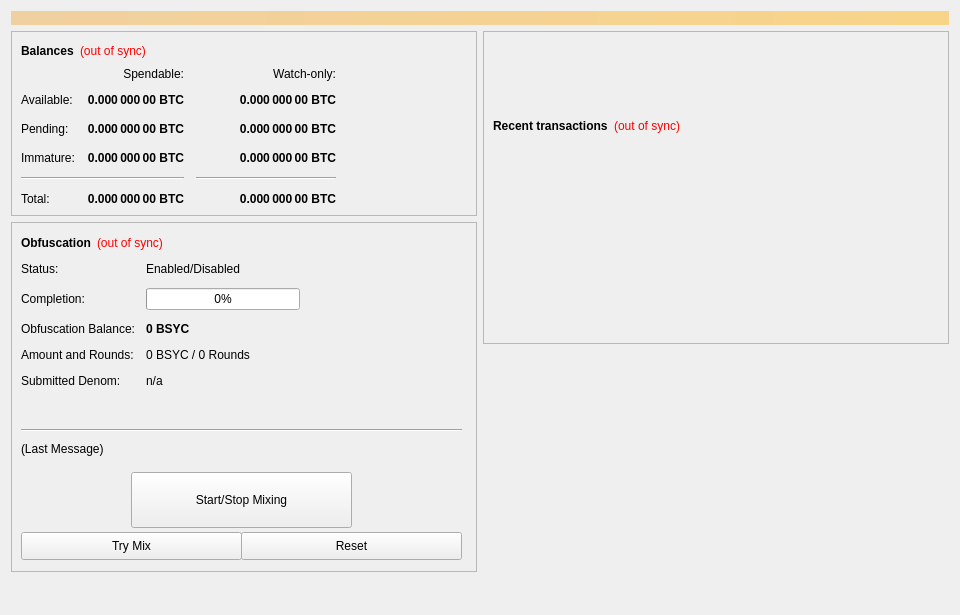
<?xml version="1.0" encoding="UTF-8"?>
<ui version="4.0">
 <class>OverviewPage</class>
 <widget class="QWidget" name="OverviewPage">
  <property name="geometry">
   <rect>
    <x>0</x>
    <y>0</y>
    <width>960</width>
    <height>615</height>
   </rect>
  </property>
  <property name="minimumSize">
   <size>
    <width>960</width>
    <height>0</height>
   </size>
  </property>
  <property name="windowTitle">
   <string>Form</string>
  </property>
  <layout class="QVBoxLayout" name="topLayout">
   <item>
    <widget class="QLabel" name="labelAlerts">
     <property name="visible">
      <bool>false</bool>
     </property>
     <property name="styleSheet">
      <string notr="true">background-color: qlineargradient(x1: 0, y1: 0, x2: 1, y2: 0, stop:0 #F0D0A0, stop:1 #F8D488); color:#000000;</string>
     </property>
     <property name="wordWrap">
      <bool>true</bool>
     </property>
     <property name="margin">
      <number>3</number>
     </property>
    </widget>
   </item>
   <item>
    <layout class="QHBoxLayout" name="horizontalLayout" stretch="1,1">
     <item>
      <layout class="QVBoxLayout" name="verticalLayout_2">
       <item>
        <widget class="QFrame" name="frame">
         <property name="frameShape">
          <enum>QFrame::StyledPanel</enum>
         </property>
         <property name="frameShadow">
          <enum>QFrame::Raised</enum>
         </property>
         <layout class="QVBoxLayout" name="verticalLayout_4">
          <item>
           <layout class="QHBoxLayout" name="horizontalLayout_4">
            <item>
             <widget class="QLabel" name="label_5">
              <property name="font">
               <font>
                <weight>75</weight>
                <bold>true</bold>
               </font>
              </property>
              <property name="text">
               <string>Balances</string>
              </property>
             </widget>
            </item>
            <item>
             <widget class="QLabel" name="labelWalletStatus">
              <property name="cursor">
               <cursorShape>WhatsThisCursor</cursorShape>
              </property>
              <property name="toolTip">
               <string>The displayed information may be out of date. Your wallet automatically synchronizes with the BaisycCoin network after a connection is established, but this process has not completed yet.</string>
              </property>
              <property name="styleSheet">
               <string notr="true">QLabel { color: red; }</string>
              </property>
              <property name="text">
               <string notr="true">(out of sync)</string>
              </property>
              <property name="alignment">
               <set>Qt::AlignLeading|Qt::AlignLeft|Qt::AlignVCenter</set>
              </property>
             </widget>
            </item>
            <item>
             <spacer name="horizontalSpacer_3">
              <property name="orientation">
               <enum>Qt::Horizontal</enum>
              </property>
              <property name="sizeHint" stdset="0">
               <size>
                <width>40</width>
                <height>20</height>
               </size>
              </property>
             </spacer>
            </item>
           </layout>
          </item>
          <item>
           <layout class="QGridLayout" name="gridLayout">
            <property name="spacing">
             <number>12</number>
            </property>
            <item row="2" column="2">
             <widget class="QLabel" name="labelWatchPending">
              <property name="font">
               <font>
                <weight>75</weight>
                <bold>true</bold>
               </font>
              </property>
              <property name="cursor">
               <cursorShape>IBeamCursor</cursorShape>
              </property>
              <property name="toolTip">
               <string>Unconfirmed transactions to watch-only addresses</string>
              </property>
              <property name="text">
               <string notr="true">0.000 000 00 BTC</string>
              </property>
              <property name="alignment">
               <set>Qt::AlignRight|Qt::AlignTrailing|Qt::AlignVCenter</set>
              </property>
              <property name="textInteractionFlags">
               <set>Qt::LinksAccessibleByMouse|Qt::TextSelectableByKeyboard|Qt::TextSelectableByMouse</set>
              </property>
             </widget>
            </item>
            <item row="2" column="1">
             <widget class="QLabel" name="labelUnconfirmed">
              <property name="font">
               <font>
                <weight>75</weight>
                <bold>true</bold>
               </font>
              </property>
              <property name="cursor">
               <cursorShape>IBeamCursor</cursorShape>
              </property>
              <property name="toolTip">
               <string>Total of transactions that have yet to be confirmed, and do not yet count toward the spendable balance</string>
              </property>
              <property name="text">
               <string notr="true">0.000 000 00 BTC</string>
              </property>
              <property name="alignment">
               <set>Qt::AlignRight|Qt::AlignTrailing|Qt::AlignVCenter</set>
              </property>
              <property name="textInteractionFlags">
               <set>Qt::LinksAccessibleByMouse|Qt::TextSelectableByKeyboard|Qt::TextSelectableByMouse</set>
              </property>
             </widget>
            </item>
            <item row="3" column="2">
             <widget class="QLabel" name="labelWatchImmature">
              <property name="font">
               <font>
                <weight>75</weight>
                <bold>true</bold>
               </font>
              </property>
              <property name="cursor">
               <cursorShape>IBeamCursor</cursorShape>
              </property>
              <property name="toolTip">
               <string>Staked or masternode rewards in watch-only addresses that has not yet matured</string>
              </property>
              <property name="text">
               <string notr="true">0.000 000 00 BTC</string>
              </property>
              <property name="alignment">
               <set>Qt::AlignRight|Qt::AlignTrailing|Qt::AlignVCenter</set>
              </property>
              <property name="textInteractionFlags">
               <set>Qt::LinksAccessibleByMouse|Qt::TextSelectableByKeyboard|Qt::TextSelectableByMouse</set>
              </property>
             </widget>
            </item>
            <item row="4" column="0" colspan="2">
             <widget class="Line" name="lineSpendableBalance">
              <property name="orientation">
               <enum>Qt::Horizontal</enum>
              </property>
             </widget>
            </item>
            <item row="4" column="2">
             <widget class="Line" name="lineWatchBalance">
              <property name="sizePolicy">
               <sizepolicy hsizetype="Preferred" vsizetype="Fixed">
                <horstretch>0</horstretch>
                <verstretch>0</verstretch>
               </sizepolicy>
              </property>
              <property name="minimumSize">
               <size>
                <width>140</width>
                <height>0</height>
               </size>
              </property>
              <property name="orientation">
               <enum>Qt::Horizontal</enum>
              </property>
             </widget>
            </item>
            <item row="5" column="0">
             <widget class="QLabel" name="labelTotalText">
              <property name="text">
               <string>Total:</string>
              </property>
             </widget>
            </item>
            <item row="3" column="1">
             <widget class="QLabel" name="labelImmature">
              <property name="font">
               <font>
                <weight>75</weight>
                <bold>true</bold>
               </font>
              </property>
              <property name="cursor">
               <cursorShape>IBeamCursor</cursorShape>
              </property>
              <property name="toolTip">
               <string>Staked or masternode rewards that has not yet matured</string>
              </property>
              <property name="text">
               <string notr="true">0.000 000 00 BTC</string>
              </property>
              <property name="alignment">
               <set>Qt::AlignRight|Qt::AlignTrailing|Qt::AlignVCenter</set>
              </property>
              <property name="textInteractionFlags">
               <set>Qt::LinksAccessibleByMouse|Qt::TextSelectableByKeyboard|Qt::TextSelectableByMouse</set>
              </property>
             </widget>
            </item>
            <item row="2" column="3">
             <spacer name="horizontalSpacer_2">
              <property name="orientation">
               <enum>Qt::Horizontal</enum>
              </property>
              <property name="sizeHint" stdset="0">
               <size>
                <width>40</width>
                <height>20</height>
               </size>
              </property>
             </spacer>
            </item>
            <item row="3" column="0">
             <widget class="QLabel" name="labelImmatureText">
              <property name="text">
               <string>Immature:</string>
              </property>
             </widget>
            </item>
            <item row="5" column="1">
             <widget class="QLabel" name="labelTotal">
              <property name="font">
               <font>
                <weight>75</weight>
                <bold>true</bold>
               </font>
              </property>
              <property name="cursor">
               <cursorShape>IBeamCursor</cursorShape>
              </property>
              <property name="toolTip">
               <string>Your current total balance</string>
              </property>
              <property name="text">
               <string notr="true">0.000 000 00 BTC</string>
              </property>
              <property name="alignment">
               <set>Qt::AlignRight|Qt::AlignTrailing|Qt::AlignVCenter</set>
              </property>
              <property name="textInteractionFlags">
               <set>Qt::LinksAccessibleByMouse|Qt::TextSelectableByKeyboard|Qt::TextSelectableByMouse</set>
              </property>
             </widget>
            </item>
            <item row="5" column="2">
             <widget class="QLabel" name="labelWatchTotal">
              <property name="font">
               <font>
                <weight>75</weight>
                <bold>true</bold>
               </font>
              </property>
              <property name="cursor">
               <cursorShape>IBeamCursor</cursorShape>
              </property>
              <property name="toolTip">
               <string>Current total balance in watch-only addresses</string>
              </property>
              <property name="text">
               <string notr="true">0.000 000 00 BTC</string>
              </property>
              <property name="alignment">
               <set>Qt::AlignRight|Qt::AlignTrailing|Qt::AlignVCenter</set>
              </property>
              <property name="textInteractionFlags">
               <set>Qt::LinksAccessibleByMouse|Qt::TextSelectableByKeyboard|Qt::TextSelectableByMouse</set>
              </property>
             </widget>
            </item>
            <item row="0" column="2">
             <widget class="QLabel" name="labelWatchonly">
              <property name="text">
               <string>Watch-only:</string>
              </property>
              <property name="alignment">
               <set>Qt::AlignRight|Qt::AlignTrailing|Qt::AlignVCenter</set>
              </property>
             </widget>
            </item>
            <item row="1" column="0">
             <widget class="QLabel" name="labelBalanceText">
              <property name="text">
               <string>Available:</string>
              </property>
             </widget>
            </item>
            <item row="1" column="1">
             <widget class="QLabel" name="labelBalance">
              <property name="font">
               <font>
                <weight>75</weight>
                <bold>true</bold>
               </font>
              </property>
              <property name="cursor">
               <cursorShape>IBeamCursor</cursorShape>
              </property>
              <property name="toolTip">
               <string>Your current spendable balance</string>
              </property>
              <property name="text">
               <string notr="true">0.000 000 00 BTC</string>
              </property>
              <property name="alignment">
               <set>Qt::AlignRight|Qt::AlignTrailing|Qt::AlignVCenter</set>
              </property>
              <property name="textInteractionFlags">
               <set>Qt::LinksAccessibleByMouse|Qt::TextSelectableByKeyboard|Qt::TextSelectableByMouse</set>
              </property>
             </widget>
            </item>
            <item row="1" column="2">
             <widget class="QLabel" name="labelWatchAvailable">
              <property name="font">
               <font>
                <weight>75</weight>
                <bold>true</bold>
               </font>
              </property>
              <property name="cursor">
               <cursorShape>IBeamCursor</cursorShape>
              </property>
              <property name="toolTip">
               <string>Your current balance in watch-only addresses</string>
              </property>
              <property name="text">
               <string notr="true">0.000 000 00 BTC</string>
              </property>
              <property name="alignment">
               <set>Qt::AlignRight|Qt::AlignTrailing|Qt::AlignVCenter</set>
              </property>
              <property name="textInteractionFlags">
               <set>Qt::LinksAccessibleByMouse|Qt::TextSelectableByKeyboard|Qt::TextSelectableByMouse</set>
              </property>
             </widget>
            </item>
            <item row="2" column="0">
             <widget class="QLabel" name="labelPendingText">
              <property name="text">
               <string>Pending:</string>
              </property>
             </widget>
            </item>
            <item row="0" column="1">
             <widget class="QLabel" name="labelSpendable">
              <property name="text">
               <string>Spendable:</string>
              </property>
              <property name="alignment">
               <set>Qt::AlignRight|Qt::AlignTrailing|Qt::AlignVCenter</set>
              </property>
             </widget>
            </item>
           </layout>
          </item>
         </layout>
        </widget>
       </item>
       <item>
        <widget class="QFrame" name="frameObfuscation">
         <property name="minimumSize">
          <size>
           <width>0</width>
           <height>350</height>
          </size>
         </property>
         <property name="layoutDirection">
          <enum>Qt::LeftToRight</enum>
         </property>
         <property name="frameShape">
          <enum>QFrame::StyledPanel</enum>
         </property>
         <property name="frameShadow">
          <enum>QFrame::Raised</enum>
         </property>
         <widget class="QWidget" name="formLayoutWidget">
          <property name="geometry">
           <rect>
            <x>10</x>
            <y>40</y>
            <width>451</width>
            <height>161</height>
           </rect>
          </property>
          <layout class="QFormLayout" name="formLayout">
           <property name="fieldGrowthPolicy">
            <enum>QFormLayout::AllNonFixedFieldsGrow</enum>
           </property>
           <property name="horizontalSpacing">
            <number>11</number>
           </property>
           <property name="verticalSpacing">
            <number>12</number>
           </property>
           <item row="0" column="0">
            <widget class="QLabel" name="label_6">
             <property name="text">
              <string>Status:</string>
             </property>
            </widget>
           </item>
           <item row="1" column="0">
            <widget class="QLabel" name="label_7">
             <property name="text">
              <string>Completion:</string>
             </property>
            </widget>
           </item>
           <item row="1" column="1">
            <widget class="QProgressBar" name="obfuscationProgress">
             <property name="maximumSize">
              <size>
               <width>154</width>
               <height>16777215</height>
              </size>
             </property>
             <property name="value">
              <number>0</number>
             </property>
            </widget>
           </item>
           <item row="2" column="0">
            <widget class="QLabel" name="labelAnonymizedText">
             <property name="text">
              <string>Obfuscation Balance:</string>
             </property>
            </widget>
           </item>
           <item row="2" column="1">
            <widget class="QLabel" name="labelAnonymized">
             <property name="font">
              <font>
               <weight>75</weight>
               <bold>true</bold>
              </font>
             </property>
             <property name="text">
              <string notr="true">0 BSYC</string>
             </property>
            </widget>
           </item>
           <item row="3" column="0">
            <widget class="QLabel" name="label_8">
             <property name="text">
              <string>Amount and Rounds:</string>
             </property>
            </widget>
           </item>
           <item row="3" column="1">
            <widget class="QLabel" name="labelAmountRounds">
             <property name="text">
              <string>0 BSYC / 0 Rounds</string>
             </property>
            </widget>
           </item>
           <item row="4" column="0">
            <widget class="QLabel" name="label_9">
             <property name="text">
              <string>Submitted Denom:</string>
             </property>
            </widget>
           </item>
           <item row="4" column="1">
            <widget class="QLabel" name="labelSubmittedDenom">
             <property name="toolTip">
              <string>The denominations you submitted to the Masternode.&lt;br&gt;To mix, other users must submit the exact same denominations.</string>
             </property>
             <property name="text">
              <string>n/a</string>
             </property>
            </widget>
           </item>
           <item row="0" column="1">
            <widget class="QLabel" name="obfuscationEnabled">
             <property name="text">
              <string>Enabled/Disabled</string>
             </property>
            </widget>
           </item>
          </layout>
         </widget>
         <widget class="QPushButton" name="runAutoDenom">
          <property name="geometry">
           <rect>
            <x>251</x>
            <y>17</y>
            <width>1</width>
            <height>1</height>
           </rect>
          </property>
          <property name="palette">
           <palette>
            <active>
             <colorrole role="WindowText">
              <brush brushstyle="SolidPattern">
               <color alpha="255">
                <red>0</red>
                <green>0</green>
                <blue>0</blue>
               </color>
              </brush>
             </colorrole>
             <colorrole role="Button">
              <brush brushstyle="SolidPattern">
               <color alpha="255">
                <red>239</red>
                <green>238</green>
                <blue>238</blue>
               </color>
              </brush>
             </colorrole>
             <colorrole role="Light">
              <brush brushstyle="SolidPattern">
               <color alpha="255">
                <red>255</red>
                <green>255</green>
                <blue>255</blue>
               </color>
              </brush>
             </colorrole>
             <colorrole role="Midlight">
              <brush brushstyle="SolidPattern">
               <color alpha="255">
                <red>247</red>
                <green>246</green>
                <blue>246</blue>
               </color>
              </brush>
             </colorrole>
             <colorrole role="Dark">
              <brush brushstyle="SolidPattern">
               <color alpha="255">
                <red>119</red>
                <green>119</green>
                <blue>119</blue>
               </color>
              </brush>
             </colorrole>
             <colorrole role="Mid">
              <brush brushstyle="SolidPattern">
               <color alpha="255">
                <red>159</red>
                <green>159</green>
                <blue>159</blue>
               </color>
              </brush>
             </colorrole>
             <colorrole role="Text">
              <brush brushstyle="SolidPattern">
               <color alpha="255">
                <red>0</red>
                <green>0</green>
                <blue>0</blue>
               </color>
              </brush>
             </colorrole>
             <colorrole role="BrightText">
              <brush brushstyle="SolidPattern">
               <color alpha="255">
                <red>255</red>
                <green>255</green>
                <blue>255</blue>
               </color>
              </brush>
             </colorrole>
             <colorrole role="ButtonText">
              <brush brushstyle="SolidPattern">
               <color alpha="255">
                <red>0</red>
                <green>0</green>
                <blue>0</blue>
               </color>
              </brush>
             </colorrole>
             <colorrole role="Base">
              <brush brushstyle="SolidPattern">
               <color alpha="255">
                <red>255</red>
                <green>255</green>
                <blue>255</blue>
               </color>
              </brush>
             </colorrole>
             <colorrole role="Window">
              <brush brushstyle="SolidPattern">
               <color alpha="255">
                <red>239</red>
                <green>238</green>
                <blue>238</blue>
               </color>
              </brush>
             </colorrole>
             <colorrole role="Shadow">
              <brush brushstyle="SolidPattern">
               <color alpha="255">
                <red>0</red>
                <green>0</green>
                <blue>0</blue>
               </color>
              </brush>
             </colorrole>
             <colorrole role="AlternateBase">
              <brush brushstyle="SolidPattern">
               <color alpha="255">
                <red>247</red>
                <green>246</green>
                <blue>246</blue>
               </color>
              </brush>
             </colorrole>
             <colorrole role="ToolTipBase">
              <brush brushstyle="SolidPattern">
               <color alpha="255">
                <red>255</red>
                <green>255</green>
                <blue>220</blue>
               </color>
              </brush>
             </colorrole>
             <colorrole role="ToolTipText">
              <brush brushstyle="SolidPattern">
               <color alpha="255">
                <red>0</red>
                <green>0</green>
                <blue>0</blue>
               </color>
              </brush>
             </colorrole>
            </active>
            <inactive>
             <colorrole role="WindowText">
              <brush brushstyle="SolidPattern">
               <color alpha="255">
                <red>0</red>
                <green>0</green>
                <blue>0</blue>
               </color>
              </brush>
             </colorrole>
             <colorrole role="Button">
              <brush brushstyle="SolidPattern">
               <color alpha="255">
                <red>239</red>
                <green>238</green>
                <blue>238</blue>
               </color>
              </brush>
             </colorrole>
             <colorrole role="Light">
              <brush brushstyle="SolidPattern">
               <color alpha="255">
                <red>255</red>
                <green>255</green>
                <blue>255</blue>
               </color>
              </brush>
             </colorrole>
             <colorrole role="Midlight">
              <brush brushstyle="SolidPattern">
               <color alpha="255">
                <red>247</red>
                <green>246</green>
                <blue>246</blue>
               </color>
              </brush>
             </colorrole>
             <colorrole role="Dark">
              <brush brushstyle="SolidPattern">
               <color alpha="255">
                <red>119</red>
                <green>119</green>
                <blue>119</blue>
               </color>
              </brush>
             </colorrole>
             <colorrole role="Mid">
              <brush brushstyle="SolidPattern">
               <color alpha="255">
                <red>159</red>
                <green>159</green>
                <blue>159</blue>
               </color>
              </brush>
             </colorrole>
             <colorrole role="Text">
              <brush brushstyle="SolidPattern">
               <color alpha="255">
                <red>0</red>
                <green>0</green>
                <blue>0</blue>
               </color>
              </brush>
             </colorrole>
             <colorrole role="BrightText">
              <brush brushstyle="SolidPattern">
               <color alpha="255">
                <red>255</red>
                <green>255</green>
                <blue>255</blue>
               </color>
              </brush>
             </colorrole>
             <colorrole role="ButtonText">
              <brush brushstyle="SolidPattern">
               <color alpha="255">
                <red>0</red>
                <green>0</green>
                <blue>0</blue>
               </color>
              </brush>
             </colorrole>
             <colorrole role="Base">
              <brush brushstyle="SolidPattern">
               <color alpha="255">
                <red>255</red>
                <green>255</green>
                <blue>255</blue>
               </color>
              </brush>
             </colorrole>
             <colorrole role="Window">
              <brush brushstyle="SolidPattern">
               <color alpha="255">
                <red>239</red>
                <green>238</green>
                <blue>238</blue>
               </color>
              </brush>
             </colorrole>
             <colorrole role="Shadow">
              <brush brushstyle="SolidPattern">
               <color alpha="255">
                <red>0</red>
                <green>0</green>
                <blue>0</blue>
               </color>
              </brush>
             </colorrole>
             <colorrole role="AlternateBase">
              <brush brushstyle="SolidPattern">
               <color alpha="255">
                <red>247</red>
                <green>246</green>
                <blue>246</blue>
               </color>
              </brush>
             </colorrole>
             <colorrole role="ToolTipBase">
              <brush brushstyle="SolidPattern">
               <color alpha="255">
                <red>255</red>
                <green>255</green>
                <blue>220</blue>
               </color>
              </brush>
             </colorrole>
             <colorrole role="ToolTipText">
              <brush brushstyle="SolidPattern">
               <color alpha="255">
                <red>0</red>
                <green>0</green>
                <blue>0</blue>
               </color>
              </brush>
             </colorrole>
            </inactive>
            <disabled>
             <colorrole role="WindowText">
              <brush brushstyle="SolidPattern">
               <color alpha="255">
                <red>119</red>
                <green>119</green>
                <blue>119</blue>
               </color>
              </brush>
             </colorrole>
             <colorrole role="Button">
              <brush brushstyle="SolidPattern">
               <color alpha="255">
                <red>239</red>
                <green>238</green>
                <blue>238</blue>
               </color>
              </brush>
             </colorrole>
             <colorrole role="Light">
              <brush brushstyle="SolidPattern">
               <color alpha="255">
                <red>255</red>
                <green>255</green>
                <blue>255</blue>
               </color>
              </brush>
             </colorrole>
             <colorrole role="Midlight">
              <brush brushstyle="SolidPattern">
               <color alpha="255">
                <red>247</red>
                <green>246</green>
                <blue>246</blue>
               </color>
              </brush>
             </colorrole>
             <colorrole role="Dark">
              <brush brushstyle="SolidPattern">
               <color alpha="255">
                <red>119</red>
                <green>119</green>
                <blue>119</blue>
               </color>
              </brush>
             </colorrole>
             <colorrole role="Mid">
              <brush brushstyle="SolidPattern">
               <color alpha="255">
                <red>159</red>
                <green>159</green>
                <blue>159</blue>
               </color>
              </brush>
             </colorrole>
             <colorrole role="Text">
              <brush brushstyle="SolidPattern">
               <color alpha="255">
                <red>119</red>
                <green>119</green>
                <blue>119</blue>
               </color>
              </brush>
             </colorrole>
             <colorrole role="BrightText">
              <brush brushstyle="SolidPattern">
               <color alpha="255">
                <red>255</red>
                <green>255</green>
                <blue>255</blue>
               </color>
              </brush>
             </colorrole>
             <colorrole role="ButtonText">
              <brush brushstyle="SolidPattern">
               <color alpha="255">
                <red>119</red>
                <green>119</green>
                <blue>119</blue>
               </color>
              </brush>
             </colorrole>
             <colorrole role="Base">
              <brush brushstyle="SolidPattern">
               <color alpha="255">
                <red>239</red>
                <green>238</green>
                <blue>238</blue>
               </color>
              </brush>
             </colorrole>
             <colorrole role="Window">
              <brush brushstyle="SolidPattern">
               <color alpha="255">
                <red>239</red>
                <green>238</green>
                <blue>238</blue>
               </color>
              </brush>
             </colorrole>
             <colorrole role="Shadow">
              <brush brushstyle="SolidPattern">
               <color alpha="255">
                <red>0</red>
                <green>0</green>
                <blue>0</blue>
               </color>
              </brush>
             </colorrole>
             <colorrole role="AlternateBase">
              <brush brushstyle="SolidPattern">
               <color alpha="255">
                <red>239</red>
                <green>238</green>
                <blue>238</blue>
               </color>
              </brush>
             </colorrole>
             <colorrole role="ToolTipBase">
              <brush brushstyle="SolidPattern">
               <color alpha="255">
                <red>255</red>
                <green>255</green>
                <blue>220</blue>
               </color>
              </brush>
             </colorrole>
             <colorrole role="ToolTipText">
              <brush brushstyle="SolidPattern">
               <color alpha="255">
                <red>0</red>
                <green>0</green>
                <blue>0</blue>
               </color>
              </brush>
             </colorrole>
            </disabled>
           </palette>
          </property>
          <property name="focusPolicy">
           <enum>Qt::NoFocus</enum>
          </property>
          <property name="autoFillBackground">
           <bool>true</bool>
          </property>
          <property name="text">
           <string/>
          </property>
          <property name="flat">
           <bool>true</bool>
          </property>
         </widget>
         <widget class="QPushButton" name="toggleObfuscation">
          <property name="geometry">
           <rect>
            <x>120</x>
            <y>250</y>
            <width>221</width>
            <height>56</height>
           </rect>
          </property>
          <property name="sizePolicy">
           <sizepolicy hsizetype="MinimumExpanding" vsizetype="Fixed">
            <horstretch>0</horstretch>
            <verstretch>0</verstretch>
           </sizepolicy>
          </property>
          <property name="text">
           <string>Start/Stop Mixing</string>
          </property>
         </widget>
         <widget class="Line" name="lineLastMessage">
          <property name="geometry">
           <rect>
            <x>10</x>
            <y>200</y>
            <width>441</width>
            <height>16</height>
           </rect>
          </property>
          <property name="orientation">
           <enum>Qt::Horizontal</enum>
          </property>
         </widget>
         <widget class="QLabel" name="obfuscationStatus">
          <property name="geometry">
           <rect>
            <x>10</x>
            <y>220</y>
            <width>451</width>
            <height>61</height>
           </rect>
          </property>
          <property name="minimumSize">
           <size>
            <width>288</width>
            <height>43</height>
           </size>
          </property>
          <property name="text">
           <string>(Last Message)</string>
          </property>
          <property name="alignment">
           <set>Qt::AlignLeading|Qt::AlignLeft|Qt::AlignTop</set>
          </property>
          <property name="wordWrap">
           <bool>true</bool>
          </property>
         </widget>
         <widget class="QPushButton" name="obfuscationAuto">
          <property name="geometry">
           <rect>
            <x>10</x>
            <y>310</y>
            <width>221</width>
            <height>28</height>
           </rect>
          </property>
          <property name="sizePolicy">
           <sizepolicy hsizetype="MinimumExpanding" vsizetype="Fixed">
            <horstretch>0</horstretch>
            <verstretch>0</verstretch>
           </sizepolicy>
          </property>
          <property name="toolTip">
           <string>Try to manually submit a Obfuscation request.</string>
          </property>
          <property name="text">
           <string>Try Mix</string>
          </property>
         </widget>
         <widget class="QPushButton" name="obfuscationReset">
          <property name="geometry">
           <rect>
            <x>230</x>
            <y>310</y>
            <width>221</width>
            <height>28</height>
           </rect>
          </property>
          <property name="sizePolicy">
           <sizepolicy hsizetype="MinimumExpanding" vsizetype="Fixed">
            <horstretch>0</horstretch>
            <verstretch>0</verstretch>
           </sizepolicy>
          </property>
          <property name="toolTip">
           <string>Reset the current status of Obfuscation (can interrupt Obfuscation if it's in the process of Mixing, which can cost you money!)</string>
          </property>
          <property name="autoFillBackground">
           <bool>false</bool>
          </property>
          <property name="text">
           <string>Reset</string>
          </property>
         </widget>
         <widget class="QWidget" name="layoutWidget">
          <property name="geometry">
           <rect>
            <x>10</x>
            <y>10</y>
            <width>431</width>
            <height>22</height>
           </rect>
          </property>
          <layout class="QHBoxLayout" name="horizontalLayout_5">
           <item>
            <widget class="QLabel" name="label_2">
             <property name="font">
              <font>
               <weight>75</weight>
               <bold>true</bold>
              </font>
             </property>
             <property name="text">
              <string>Obfuscation</string>
             </property>
            </widget>
           </item>
           <item>
            <widget class="QLabel" name="labelObfuscationSyncStatus">
             <property name="toolTip">
              <string>The displayed information may be out of date. Your wallet automatically synchronizes with the BaisycCoin network after a connection is established, but this process has not completed yet.</string>
             </property>
             <property name="styleSheet">
              <string notr="true">QLabel { color: red; }</string>
             </property>
             <property name="text">
              <string notr="true">(out of sync)</string>
             </property>
             <property name="alignment">
              <set>Qt::AlignLeading|Qt::AlignLeft|Qt::AlignVCenter</set>
             </property>
            </widget>
           </item>
           <item>
            <spacer name="horizontalSpacer_4">
             <property name="orientation">
              <enum>Qt::Horizontal</enum>
             </property>
             <property name="sizeHint" stdset="0">
              <size>
               <width>40</width>
               <height>20</height>
              </size>
             </property>
            </spacer>
           </item>
          </layout>
         </widget>
        </widget>
       </item>
       <item>
        <spacer name="verticalSpacer">
         <property name="orientation">
          <enum>Qt::Vertical</enum>
         </property>
         <property name="sizeHint" stdset="0">
          <size>
           <width>20</width>
           <height>40</height>
          </size>
         </property>
        </spacer>
       </item>
      </layout>
     </item>
     <item>
      <layout class="QVBoxLayout" name="verticalLayout_3">
       <item>
        <widget class="QFrame" name="frame_2">
         <property name="frameShape">
          <enum>QFrame::StyledPanel</enum>
         </property>
         <property name="frameShadow">
          <enum>QFrame::Raised</enum>
         </property>
         <layout class="QVBoxLayout" name="verticalLayout">
          <item>
           <spacer name="verticalSpacer_3">
            <property name="orientation">
             <enum>Qt::Vertical</enum>
            </property>
            <property name="sizeType">
             <enum>QSizePolicy::Fixed</enum>
            </property>
            <property name="sizeHint" stdset="0">
             <size>
              <width>20</width>
              <height>75</height>
             </size>
            </property>
           </spacer>
          </item>
          <item>
           <layout class="QHBoxLayout" name="horizontalLayout_2">
            <item>
             <widget class="QLabel" name="label_4">
              <property name="font">
               <font>
                <weight>75</weight>
                <bold>true</bold>
               </font>
              </property>
              <property name="text">
               <string>Recent transactions</string>
              </property>
             </widget>
            </item>
            <item>
             <widget class="QLabel" name="labelTransactionsStatus">
              <property name="cursor">
               <cursorShape>WhatsThisCursor</cursorShape>
              </property>
              <property name="toolTip">
               <string>The displayed information may be out of date. Your wallet automatically synchronizes with the BaisycCoin network after a connection is established, but this process has not completed yet.</string>
              </property>
              <property name="styleSheet">
               <string notr="true">QLabel { color: red; }</string>
              </property>
              <property name="text">
               <string notr="true">(out of sync)</string>
              </property>
              <property name="alignment">
               <set>Qt::AlignRight|Qt::AlignTrailing|Qt::AlignVCenter</set>
              </property>
             </widget>
            </item>
            <item>
             <spacer name="horizontalSpacer">
              <property name="orientation">
               <enum>Qt::Horizontal</enum>
              </property>
              <property name="sizeHint" stdset="0">
               <size>
                <width>40</width>
                <height>20</height>
               </size>
              </property>
             </spacer>
            </item>
           </layout>
          </item>
          <item>
           <widget class="QListView" name="listTransactions">
            <property name="styleSheet">
             <string notr="true">QListView { background: transparent; }</string>
            </property>
            <property name="frameShape">
             <enum>QFrame::NoFrame</enum>
            </property>
            <property name="verticalScrollBarPolicy">
             <enum>Qt::ScrollBarAlwaysOff</enum>
            </property>
            <property name="horizontalScrollBarPolicy">
             <enum>Qt::ScrollBarAlwaysOff</enum>
            </property>
            <property name="selectionMode">
             <enum>QAbstractItemView::NoSelection</enum>
            </property>
           </widget>
          </item>
         </layout>
        </widget>
       </item>
       <item>
        <spacer name="verticalSpacer_2">
         <property name="orientation">
          <enum>Qt::Vertical</enum>
         </property>
         <property name="sizeType">
          <enum>QSizePolicy::Expanding</enum>
         </property>
         <property name="sizeHint" stdset="0">
          <size>
           <width>20</width>
           <height>40</height>
          </size>
         </property>
        </spacer>
       </item>
      </layout>
     </item>
    </layout>
   </item>
  </layout>
 </widget>
 <resources/>
 <connections/>
</ui>
